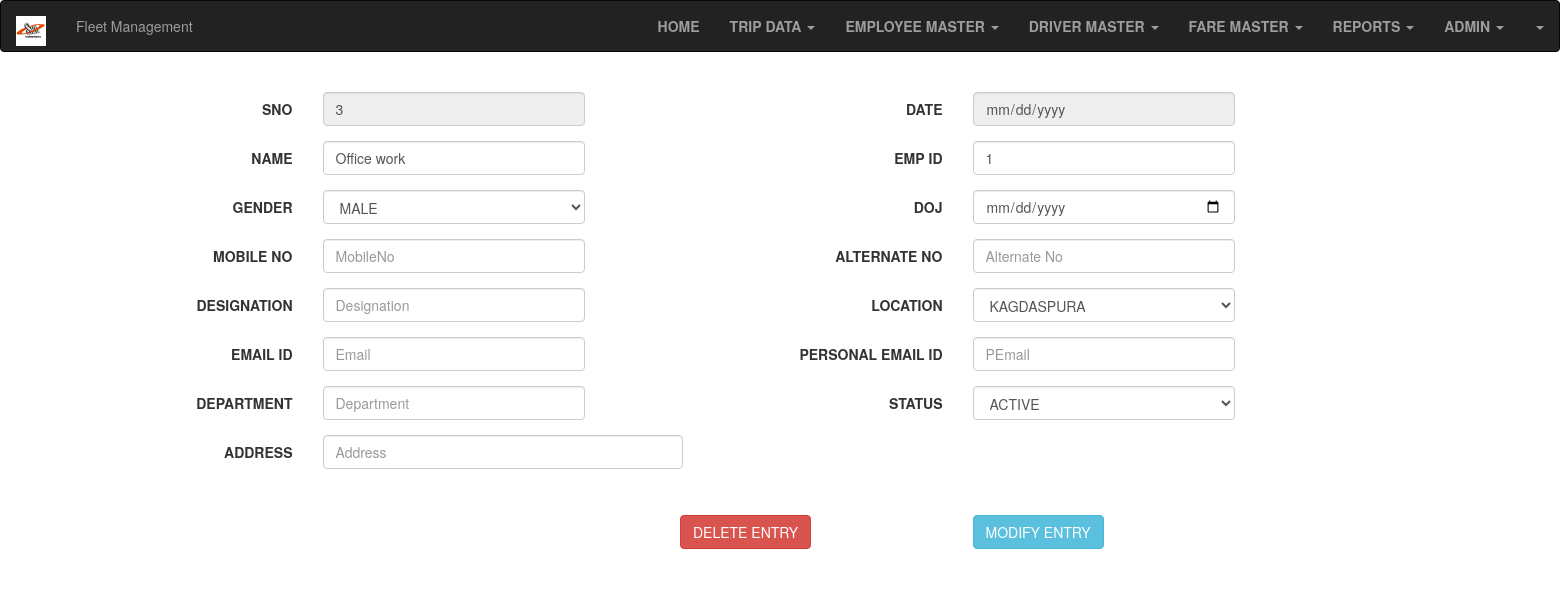
The app's page /EditEmp.php?edit=1 with its own data.
### tables this page shows
CREATE TABLE IF NOT EXISTS `employee` (
  `SNO` int(40) NOT NULL,
  `Date` varchar(40) DEFAULT NULL,
  `Name` varchar(40) NOT NULL,
  `EmpID` varchar(40) NOT NULL,
  `Gender` varchar(40) DEFAULT NULL,
  `Doj` varchar(40) DEFAULT NULL,
  `MobileNo` varchar(40) NOT NULL,
  `AlternateNo` varchar(40) DEFAULT NULL,
  `Designation` varchar(40) DEFAULT NULL,
  `Location` varchar(40) NOT NULL,
  `Email` varchar(40) DEFAULT NULL,
  `Pemail` varchar(40) DEFAULT NULL,
  `Department` varchar(40) DEFAULT NULL,
  `Status` varchar(40) DEFAULT NULL,
  `Address` varchar(100) DEFAULT NULL,
  `LastModify` varchar(40) DEFAULT NULL,
  `LastModifyDate` date DEFAULT NULL,
  `UploadBy` varchar(40) DEFAULT NULL,
  `UploadDate` date DEFAULT NULL,
  PRIMARY KEY (`EmpID`),
  UNIQUE KEY `SNO` (`SNO`)
);

### EditEmpval.php (called while the page is built, shortened)
<?php
require_once 'Config.php';
	if(isset($_GET['edit']))
	{
		$empid=$_GET['edit'];
		$results=$mysqli->query("SELECT * FROM employee where EmpID='$empid'") or die($mysqli->error());
		if(count($results)==1)
		{
			$row=$results->fetch_array();
			$sno =$row['SNO'];;
	$date=$row['Date'];
	$empid=$row['EmpID'];
	$name =$row['Name'];
	$gender=$row['Gender'];
	$doj=$row['Doj'];
	$mobile=$row['MobileNo'];;
	$amob=$row['AlternateNo'];
	$designation=$row['Designation'];
	$location=$row['Location'];
	$email=$row['Email'];
	$pemail=$row['Pemail'];
	$department=$row['Department'];
		$status=$row['Status'];
	$address=$row['Address'];
		}
	}
 ?>

### EditEmp.php (the view, shortened to what this page needs)
<!DOCTYPE html>
<html lang="en">
<head>
  <link rel="stylesheet" href="https://maxcdn.bootstrapcdn.com/bootstrap/3.4.0/css/bootstrap.min.css">
</head>
<body>
<?php require_once 'EditEmpval.php' ?>
<?php
include("Header.php");
?>
<div class="container-fluid">
				<div class="row">
				<form class="form-horizontal" method="post" action="EditEmpval.php">
				<div class="col-md-5">
			<div class="container">
  <fieldset>
    <div class="form-group row">
      <label class="control-label col-lg-3" for="SNO">SNO</label>
      <div class="col-lg-3">
        <input type="number" class="form-control input-md" id="SNO" readonly="readonly" placeholder="SNO" name="SNO" value="<?php echo $sno; ?>">
      </div>
    </div>
   <div class="form-group row">
      <label class="control-label col-md-3" for="Name">NAME</label>
      <div class="col-md-3">
        <input type="text" class="form-control input-md" id="Name" placeholder="Name" name="Name" value="<?php echo $name; ?>" >
      </div>
    </div>
	<div class="form-group row">
      <label class="control-label col-md-3" for="Gender">GENDER</label>
      <div class="col-md-3">
  <select class="form-control" name="Gender" id="Gender" >
  <option><?php echo $gender; ?></option>
  </select>
      </div>
    </div>
	<div class="form-group row">
      <label class="control-label col-md-3" for="MobileNo">MOBILE NO</label>
      <div class="col-md-3">
        <input type="text" class="form-control input-md" id="MobileNo" placeholder="MobileNo" name="MobileNo"value="<?php echo $mobile; ?>">
      </div>
    </div>
	<div class="form-group row">
      <label class="control-label col-md-3" for="Designation">DESIGNATION</label>
      <div class="col-md-3">
        <input type="text" class="form-control input-md" id="Designation" placeholder="Designation" name="Designation" value="<?php echo $designation; ?>">
      </div>
    </div>
	<div class="form-group row">
      <label class="control-label col-md-3" for="Email">EMAIL ID</label>
      <div class="col-md-3">
        <input type="email" class="form-control input-md" id="Email" placeholder="Email" name="Email" value="<?php echo $email; ?>">
      </div>
    </div>
	<div class="form-group row">
      <label class="control-label col-md-3" for="Department">DEPARTMENT</label>
      <div class="col-md-3">
        <input type="text" class="form-control input-md" id="Department" placeholder="Department" name="Department" value="<?php echo $department; ?>">
      </div>
    </div>
	<div class="form-group row">
      <label class="control-label col-md-3" for="Address">ADDRESS</label>
      <div class="col-md-4">
        <input type="text" class="form-control input-md" id="Address" placeholder="Address" name="Address" value="<?php echo $address; ?>">
      </div>
    </div>
  </fieldset>
</div>
				</div>
				<div class="col-md-5">
			<div class="container">
  <fieldset>
    <div class="form-group row">
      <label class="control-label col-lg-3" for="SNO">DATE</label>
      <div class="col-lg-3">
        <input type="date" class="form-control input-md" id="Date" readonly="readonly" placeholder="Date" name="Date"value="<?php echo $date; ?>">
      </div>
    </div>
    <div class="form-group row">
      <label class="control-label col-md-3" for="EmpID">EMP ID</label>
      <div class="col-md-3">
        <input type="text" class="form-control input-md" id="EmpID" placeholder="Emp ID" name="EmpID"required value="<?php echo $empid; ?>">
      </div>
    </div>
	<div class="form-group row">
      <label class="control-label col-md-3" for="Doj">DOJ </label>
      <div class="col-md-3">
        <input type="date" class="form-control input-md" id="Doj" placeholder="Doj" name="Doj" value="<?php echo $doj; ?>">
      </div>
    </div>
	<div class="form-group row">
      <label class="control-label col-md-3" for="AlternateNo">ALTERNATE NO</label>
      <div class="col-md-3">
        <input type="text" class="form-control input-md" id="AlternateNo" placeholder="Alternate No" name="AlternateNo" value="<?php echo $amob; ?>">
      </div>
    </div>
	<div class="form-group row">
      <label class="control-label col-md-3" for="Location">LOCATION </label>
      <div class="col-md-3">
  <select class="form-control" name="Location" id="Location" onchange="loaddata();">
  <option><?php echo $location; ?></option>
  </select>
      </div>
    </div>
	<div class="form-group row">
      <label class="control-label col-md-3" for="PEmail">PERSONAL EMAIL ID</label>
      <div class="col-md-3">
        <input type="email" class="form-control input-md" id="PEmail" placeholder="PEmail" name="PEmail" value="<?php echo $pemail; ?>">
      </div>
    </div>
	<div class="form-group row">
      <label class="control-label col-md-3" for="Status">STATUS</label>
      <div class="col-md-3">
  <select class="form-control" name="Status" id="Status" >
  <option><?php echo $status; ?></option>
  </select>
      </div>
    </div>
	<br>
	<br>
	<br>
	<br>
	<div class="form-group row">
	<div class="col-md-3">
   <input type="submit" name="Delete" id="Delete"class="btn btn-danger btn-md" value="DELETE ENTRY">
   </div>
      <div class="col-md-3">
   <input type="submit" name="Modify" id="Modify"class="btn btn-info" value="MODIFY ENTRY">
   </div>
   </div>
  </fieldset>
</div>
<div class="col-md-2">
			</div>
				</div>
				</form>
				</div>
</div>
</body>
</html>

### records on screen
employee: SNO "3", Name "Office work", Gender "MALE", EmpID "1", Location "KAGDASPURA", Status "ACTIVE"
